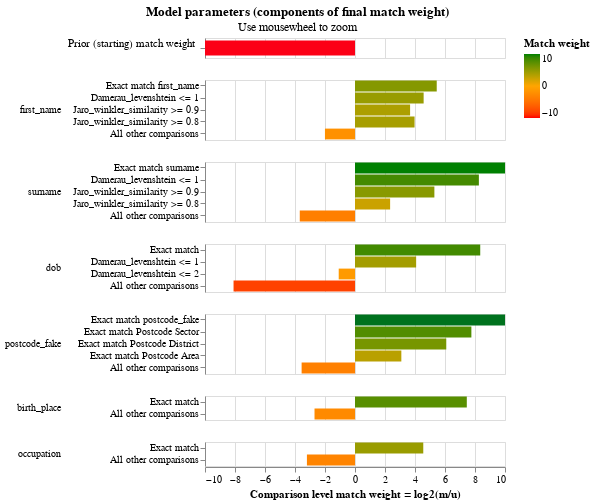

The cell this chart's notebook holds for it:
### Markdown cell above
The final match weights can be viewed in the match weights chart:

### Code cell
linker.match_weights_chart()

### Figure 1 — Vega-Lite specification as saved in the notebook (floating-point values rounded to 4 significant figures)
{"config": {"view": {"continuousWidth": 300, "continuousHeight": 300, "discreteHeight": 60, "discreteWidth": 400}, "header": {"title": null}, "mark": {"tooltip": null}, "title": {"anchor": "middle"}}, "vconcat": [{"mark": {"type": "bar", "clip": true, "height": 15}, "encoding": {"color": {"field": "log2_bayes_factor", "scale": {"domain": [-10, 0, 10], "range": ["red", "orange", "green"]}, "title": "Match weight", "type": "quantitative"}, "tooltip": [{"field": "comparison_name", "title": "Comparison name", "type": "nominal"}, {"field": "probability_two_random_records_match", "format": ".4f", "title": "Probability two random records match", "type": "nominal"}, {"field": "log2_bayes_factor", "format": ",.4f", "title": "Equivalent match weight", "type": "quantitative"}, {"field": "bayes_factor_description", "title": "Match weight description", "type": "nominal"}], "x": {"axis": {"domain": false, "labels": false, "ticks": false, "title": ""}, "field": "log2_bayes_factor", "scale": {"domain": [-10, 10]}, "type": "quantitative"}, "y": {"axis": {"title": "Prior (starting) match weight", "titleAlign": "right", "titleAngle": 0, "titleFontWeight": "normal"}, "field": "label_for_charts", "sort": {"field": "comparison_vector_value", "order": "descending"}, "type": "nominal"}}, "height": 20, "transform": [{"filter": "(datum.comparison_name == 'probability_two_random_records_match')"}]}, {"mark": {"type": "bar", "clip": true}, "encoding": {"color": {"field": "log2_bayes_factor", "scale": {"domain": [-10, 0, 10], "range": ["red", "orange", "green"]}, "title": "Match weight", "type": "quantitative"}, "row": {"field": "comparison_name", "header": {"labelAlign": "left", "labelAnchor": "middle", "labelAngle": 0}, "sort": {"field": "comparison_sort_order"}, "type": "nominal"}, "tooltip": [{"field": "comparison_name", "title": "Comparison name", "type": "nominal"}, {"field": "label_for_charts", "title": "Label", "type": "ordinal"}, {"field": "sql_condition", "title": "SQL condition", "type": "nominal"}, {"field": "m_probability", "format": ".4f", "title": "M probability", "type": "quantitative"}, {"field": "u_probability", "format": ".4f", "title": "U probability", "type": "quantitative"}, {"field": "bayes_factor", "format": ",.4f", "title": "Bayes factor = m/u", "type": "quantitative"}, {"field": "log2_bayes_factor", "format": ",.4f", "title": "Match weight = log2(m/u)", "type": "quantitative"}, {"field": "bayes_factor_description", "title": "Match weight description", "type": "nominal"}], "x": {"axis": {"title": "Comparison level match weight = log2(m/u)"}, "field": "log2_bayes_factor", "scale": {"domain": [-10, 10]}, "type": "quantitative"}, "y": {"axis": {"title": null}, "field": "label_for_charts", "sort": {"field": "comparison_vector_value", "order": "descending"}, "type": "nominal"}}, "height": {"step": 12}, "resolve": {"axis": {"y": "independent"}, "scale": {"y": "independent"}}, "transform": [{"filter": "(datum.comparison_name != 'probability_two_random_records_match')"}]}], "data": {"name": "data-5102b9f574a7716cfac8b0d42b82ce9a"}, "params": [{"name": "mouse_zoom", "select": {"type": "interval", "encodings": ["x"]}, "bind": "scales", "views": []}], "resolve": {"axis": {"y": "independent"}, "scale": {"y": "independent"}}, "title": {"text": "Model parameters (components of final match weight)", "subtitle": "Use mousewheel to zoom"}, "$schema": "https://vega.github.io/schema/vega-lite/v5.9.3.json", "datasets": {"data-5102b9f574a7716cfac8b0d42b82ce9a": [{"comparison_name": "probability_two_random_records_match", "sql_condition": null, "label_for_charts": "", "m_probability": null, "u_probability": null, "m_probability_description": null, "u_probability_description": null, "has_tf_adjustments": false, "tf_adjustment_column": null, "tf_adjustment_weight": null, "is_null_level": false, "bayes_factor": 0.0001358, "log2_bayes_factor": -12.85, "comparison_vector_value": 0, "max_comparison_vector_value": 0, "bayes_factor_description": "The probability that two random records drawn at random match is 0.000 or one in  7,362.3 records.This is equivalent to a starting match weight of -12.846.", "probability_two_random_records_match": 0.0001358, "comparison_sort_order": -1}, {"comparison_name": "first_name", "sql_condition": "\"first_name_l\" = \"first_name_r\"", "label_for_charts": "Exact match first_name", "m_probability": 0.545, "u_probability": 0.01248, "m_probability_description": "Amongst matching record comparisons, 54.50% of records are in the exact match first_name comparison level", "u_probability_description": "Amongst non-matching record comparisons, 1.25% of records are in the exact match first_name comparison level", "has_tf_adjustments": true, "tf_adjustment_column": "first_name", "tf_adjustment_weight": 1.0, "is_null_level": false, "bayes_factor": 43.67, "log2_bayes_factor": 5.448, "comparison_vector_value": 4, "max_comparison_vector_value": 4, "bayes_factor_description": "If comparison level is `exact match first_name` then comparison is 43.67 times more likely to be a match", "probability_two_random_records_match": 0.0001358, "comparison_sort_order": 0}, {"comparison_name": "first_name", "sql_condition": "damerau_levenshtein(\"first_name_l\", \"first_name_r\") <= 1", "label_for_charts": "Damerau_levenshtein <= 1", "m_probability": 0.08567, "u_probability": 0.003593, "m_probability_description": "Amongst matching record comparisons, 8.57% of records are in the damerau_levenshtein <= 1 comparison level", "u_probability_description": "Amongst non-matching record comparisons, 0.36% of records are in the damerau_levenshtein <= 1 comparison level", "has_tf_adjustments": false, "tf_adjustment_column": null, "tf_adjustment_weight": 1.0, "is_null_level": false, "bayes_factor": 23.84, "log2_bayes_factor": 4.576, "comparison_vector_value": 3, "max_comparison_vector_value": 4, "bayes_factor_description": "If comparison level is `damerau_levenshtein <= 1` then comparison is 23.84 times more likely to be a match", "probability_two_random_records_match": 0.0001358, "comparison_sort_order": 0}, {"comparison_name": "first_name", "sql_condition": "jaro_winkler_similarity(\"first_name_l\", \"first_name_r\") >= 0.9", "label_for_charts": "Jaro_winkler_similarity >= 0.9", "m_probability": 0.03674, "u_probability": 0.00288, "m_probability_description": "Amongst matching record comparisons, 3.67% of records are in the jaro_winkler_similarity >= 0.9 comparison level", "u_probability_description": "Amongst non-matching record comparisons, 0.29% of records are in the jaro_winkler_similarity >= 0.9 comparison level", "has_tf_adjustments": false, "tf_adjustment_column": null, "tf_adjustment_weight": 1.0, "is_null_level": false, "bayes_factor": 12.75, "log2_bayes_factor": 3.673, "comparison_vector_value": 2, "max_comparison_vector_value": 4, "bayes_factor_description": "If comparison level is `jaro_winkler_similarity >= 0.9` then comparison is 12.75 times more likely to be a match", "probability_two_random_records_match": 0.0001358, "comparison_sort_order": 0}, {"comparison_name": "first_name", "sql_condition": "jaro_winkler_similarity(\"first_name_l\", \"first_name_r\") >= 0.8", "label_for_charts": "Jaro_winkler_similarity >= 0.8", "m_probability": 0.08936, "u_probability": 0.005699, "m_probability_description": "Amongst matching record comparisons, 8.94% of records are in the jaro_winkler_similarity >= 0.8 comparison level", "u_probability_description": "Amongst non-matching record comparisons, 0.57% of records are in the jaro_winkler_similarity >= 0.8 comparison level", "has_tf_adjustments": false, "tf_adjustment_column": null, "tf_adjustment_weight": 1.0, "is_null_level": false, "bayes_factor": 15.68, "log2_bayes_factor": 3.971, "comparison_vector_value": 1, "max_comparison_vector_value": 4, "bayes_factor_description": "If comparison level is `jaro_winkler_similarity >= 0.8` then comparison is 15.68 times more likely to be a match", "probability_two_random_records_match": 0.0001358, "comparison_sort_order": 0}, {"comparison_name": "first_name", "sql_condition": "ELSE", "label_for_charts": "All other comparisons", "m_probability": 0.2432, "u_probability": 0.9753, "m_probability_description": "Amongst matching record comparisons, 24.32% of records are in the all other comparisons comparison level", "u_probability_description": "Amongst non-matching record comparisons, 97.53% of records are in the all other comparisons comparison level", "has_tf_adjustments": false, "tf_adjustment_column": null, "tf_adjustment_weight": 1.0, "is_null_level": false, "bayes_factor": 0.2494, "log2_bayes_factor": -2.004, "comparison_vector_value": 0, "max_comparison_vector_value": 4, "bayes_factor_description": "If comparison level is `all other comparisons` then comparison is  4.01 times less likely to be a match", "probability_two_random_records_match": 0.0001358, "comparison_sort_order": 0}, {"comparison_name": "surname", "sql_condition": "\"surname_l\" = \"surname_r\"", "label_for_charts": "Exact match surname", "m_probability": 0.7712, "u_probability": 0.0007137, "m_probability_description": "Amongst matching record comparisons, 77.12% of records are in the exact match surname comparison level", "u_probability_description": "Amongst non-matching record comparisons, 0.07% of records are in the exact match surname comparison level", "has_tf_adjustments": true, "tf_adjustment_column": "surname", "tf_adjustment_weight": 1.0, "is_null_level": false, "bayes_factor": 1081.0, "log2_bayes_factor": 10.08, "comparison_vector_value": 4, "max_comparison_vector_value": 4, "bayes_factor_description": "If comparison level is `exact match surname` then comparison is 1,080.61 times more likely to be a match", "probability_two_random_records_match": 0.0001358, "comparison_sort_order": 1}, {"comparison_name": "surname", "sql_condition": "damerau_levenshtein(\"surname_l\", \"surname_r\") <= 1", "label_for_charts": "Damerau_levenshtein <= 1", "m_probability": 0.1263, "u_probability": 0.0004125, "m_probability_description": "Amongst matching record comparisons, 12.63% of records are in the damerau_levenshtein <= 1 comparison level", "u_probability_description": "Amongst non-matching record comparisons, 0.04% of records are in the damerau_levenshtein <= 1 comparison level", "has_tf_adjustments": false, "tf_adjustment_column": null, "tf_adjustment_weight": 1.0, "is_null_level": false, "bayes_factor": 306.2, "log2_bayes_factor": 8.258, "comparison_vector_value": 3, "max_comparison_vector_value": 4, "bayes_factor_description": "If comparison level is `damerau_levenshtein <= 1` then comparison is 306.18 times more likely to be a match", "probability_two_random_records_match": 0.0001358, "comparison_sort_order": 1}, {"comparison_name": "surname", "sql_condition": "jaro_winkler_similarity(\"surname_l\", \"surname_r\") >= 0.9", "label_for_charts": "Jaro_winkler_similarity >= 0.9", "m_probability": 0.01051, "u_probability": 0.0002682, "m_probability_description": "Amongst matching record comparisons, 1.05% of records are in the jaro_winkler_similarity >= 0.9 comparison level", "u_probability_description": "Amongst non-matching record comparisons, 0.03% of records are in the jaro_winkler_similarity >= 0.9 comparison level", "has_tf_adjustments": false, "tf_adjustment_column": null, "tf_adjustment_weight": 1.0, "is_null_level": false, "bayes_factor": 39.17, "log2_bayes_factor": 5.292, "comparison_vector_value": 2, "max_comparison_vector_value": 4, "bayes_factor_description": "If comparison level is `jaro_winkler_similarity >= 0.9` then comparison is 39.17 times more likely to be a match", "probability_two_random_records_match": 0.0001358, "comparison_sort_order": 1}, {"comparison_name": "surname", "sql_condition": "jaro_winkler_similarity(\"surname_l\", \"surname_r\") >= 0.8", "label_for_charts": "Jaro_winkler_similarity >= 0.8", "m_probability": 0.0144, "u_probability": 0.002841, "m_probability_description": "Amongst matching record comparisons, 1.44% of records are in the jaro_winkler_similarity >= 0.8 comparison level", "u_probability_description": "Amongst non-matching record comparisons, 0.28% of records are in the jaro_winkler_similarity >= 0.8 comparison level", "has_tf_adjustments": false, "tf_adjustment_column": null, "tf_adjustment_weight": 1.0, "is_null_level": false, "bayes_factor": 5.069, "log2_bayes_factor": 2.342, "comparison_vector_value": 1, "max_comparison_vector_value": 4, "bayes_factor_description": "If comparison level is `jaro_winkler_similarity >= 0.8` then comparison is 5.07 times more likely to be a match", "probability_two_random_records_match": 0.0001358, "comparison_sort_order": 1}, {"comparison_name": "surname", "sql_condition": "ELSE", "label_for_charts": "All other comparisons", "m_probability": 0.07757, "u_probability": 0.9958, "m_probability_description": "Amongst matching record comparisons, 7.76% of records are in the all other comparisons comparison level", "u_probability_description": "Amongst non-matching record comparisons, 99.58% of records are in the all other comparisons comparison level", "has_tf_adjustments": false, "tf_adjustment_column": null, "tf_adjustment_weight": 1.0, "is_null_level": false, "bayes_factor": 0.0779, "log2_bayes_factor": -3.682, "comparison_vector_value": 0, "max_comparison_vector_value": 4, "bayes_factor_description": "If comparison level is `all other comparisons` then comparison is  12.84 times less likely to be a match", "probability_two_random_records_match": 0.0001358, "comparison_sort_order": 1}, {"comparison_name": "dob", "sql_condition": "\"dob_l\" = \"dob_r\"", "label_for_charts": "Exact match", "m_probability": 0.6173, "u_probability": 0.001893, "m_probability_description": "Amongst matching record comparisons, 61.73% of records are in the exact match comparison level", "u_probability_description": "Amongst non-matching record comparisons, 0.19% of records are in the exact match comparison level", "has_tf_adjustments": true, "tf_adjustment_column": "dob", "tf_adjustment_weight": 1.0, "is_null_level": false, "bayes_factor": 326.0, "log2_bayes_factor": 8.349, "comparison_vector_value": 3, "max_comparison_vector_value": 3, "bayes_factor_description": "If comparison level is `exact match` then comparison is 326.02 times more likely to be a match", "probability_two_random_records_match": 0.0001358, "comparison_sort_order": 2}, {"comparison_name": "dob", "sql_condition": "damerau_levenshtein(\"dob_l\", \"dob_r\") <= 1", "label_for_charts": "Damerau_levenshtein <= 1", "m_probability": 0.3427, "u_probability": 0.02032, "m_probability_description": "Amongst matching record comparisons, 34.27% of records are in the damerau_levenshtein <= 1 comparison level", "u_probability_description": "Amongst non-matching record comparisons, 2.03% of records are in the damerau_levenshtein <= 1 comparison level", "has_tf_adjustments": false, "tf_adjustment_column": null, "tf_adjustment_weight": 1.0, "is_null_level": false, "bayes_factor": 16.87, "log2_bayes_factor": 4.076, "comparison_vector_value": 2, "max_comparison_vector_value": 3, "bayes_factor_description": "If comparison level is `damerau_levenshtein <= 1` then comparison is 16.87 times more likely to be a match", "probability_two_random_records_match": 0.0001358, "comparison_sort_order": 2}, {"comparison_name": "dob", "sql_condition": "damerau_levenshtein(\"dob_l\", \"dob_r\") <= 2", "label_for_charts": "Damerau_levenshtein <= 2", "m_probability": 0.03672, "u_probability": 0.07795, "m_probability_description": "Amongst matching record comparisons, 3.67% of records are in the damerau_levenshtein <= 2 comparison level", "u_probability_description": "Amongst non-matching record comparisons, 7.79% of records are in the damerau_levenshtein <= 2 comparison level", "has_tf_adjustments": false, "tf_adjustment_column": null, "tf_adjustment_weight": 1.0, "is_null_level": false, "bayes_factor": 0.4711, "log2_bayes_factor": -1.086, "comparison_vector_value": 1, "max_comparison_vector_value": 3, "bayes_factor_description": "If comparison level is `damerau_levenshtein <= 2` then comparison is  2.12 times less likely to be a match", "probability_two_random_records_match": 0.0001358, "comparison_sort_order": 2}, {"comparison_name": "dob", "sql_condition": "ELSE", "label_for_charts": "All other comparisons", "m_probability": 0.003287, "u_probability": 0.8998, "m_probability_description": "Amongst matching record comparisons, 0.33% of records are in the all other comparisons comparison level", "u_probability_description": "Amongst non-matching record comparisons, 89.98% of records are in the all other comparisons comparison level", "has_tf_adjustments": false, "tf_adjustment_column": null, "tf_adjustment_weight": 1.0, "is_null_level": false, "bayes_factor": 0.003653, "log2_bayes_factor": -8.097, "comparison_vector_value": 0, "max_comparison_vector_value": 3, "bayes_factor_description": "If comparison level is `all other comparisons` then comparison is  273.75 times less likely to be a match", "probability_two_random_records_match": 0.0001358, "comparison_sort_order": 2}, {"comparison_name": "postcode_fake", "sql_condition": "lower(\"postcode_fake_l\") = lower(\"postcode_fake_r\")", "label_for_charts": "Exact match postcode_fake", "m_probability": 0.6811, "u_probability": 0.0001499, "m_probability_description": "Amongst matching record comparisons, 68.11% of records are in the exact match postcode_fake comparison level", "u_probability_description": "Amongst non-matching record comparisons, 0.01% of records are in the exact match postcode_fake comparison level", "has_tf_adjustments": false, "tf_adjustment_column": null, "tf_adjustment_weight": 1.0, "is_null_level": false, "bayes_factor": 4543.0, "log2_bayes_factor": 12.15, "comparison_vector_value": 4, "max_comparison_vector_value": 4, "bayes_factor_description": "If comparison level is `exact match postcode_fake` then comparison is 4,542.77 times more likely to be a match", "probability_two_random_records_match": 0.0001358, "comparison_sort_order": 3}, {"comparison_name": "postcode_fake", "sql_condition": "\n        regexp_extract(lower(\"postcode_fake_l\"), '^[A-Za-z]{1,2}[0-9][A-Za-z0-9]? [0-9]')\n     = \n        regexp_extract(lower(\"postcode_fake_r\"), '^[A-Za-z]{1,2}[0-9][A-Za-z0-9]? [0-9]')\n    ", "label_for_charts": "Exact match Postcode Sector", "m_probability": 0.0948, "u_probability": 0.0004378, "m_probability_description": "Amongst matching record comparisons, 9.48% of records are in the exact match postcode sector comparison level", "u_probability_description": "Amongst non-matching record comparisons, 0.04% of records are in the exact match postcode sector comparison level", "has_tf_adjustments": false, "tf_adjustment_column": null, "tf_adjustment_weight": 1.0, "is_null_level": false, "bayes_factor": 216.5, "log2_bayes_factor": 7.759, "comparison_vector_value": 3, "max_comparison_vector_value": 4, "bayes_factor_description": "If comparison level is `exact match postcode sector` then comparison is 216.54 times more likely to be a match", "probability_two_random_records_match": 0.0001358, "comparison_sort_order": 3}, {"comparison_name": "postcode_fake", "sql_condition": "\n        regexp_extract(lower(\"postcode_fake_l\"), '^[A-Za-z]{1,2}[0-9][A-Za-z0-9]?')\n     = \n        regexp_extract(lower(\"postcode_fake_r\"), '^[A-Za-z]{1,2}[0-9][A-Za-z0-9]?')\n    ", "label_for_charts": "Exact match Postcode District", "m_probability": 0.04233, "u_probability": 0.0006237, "m_probability_description": "Amongst matching record comparisons, 4.23% of records are in the exact match postcode district comparison level", "u_probability_description": "Amongst non-matching record comparisons, 0.06% of records are in the exact match postcode district comparison level", "has_tf_adjustments": false, "tf_adjustment_column": null, "tf_adjustment_weight": 1.0, "is_null_level": false, "bayes_factor": 67.87, "log2_bayes_factor": 6.085, "comparison_vector_value": 2, "max_comparison_vector_value": 4, "bayes_factor_description": "If comparison level is `exact match postcode district` then comparison is 67.87 times more likely to be a match", "probability_two_random_records_match": 0.0001358, "comparison_sort_order": 3}, {"comparison_name": "postcode_fake", "sql_condition": "\n        regexp_extract(lower(\"postcode_fake_l\"), '^[A-Za-z]{1,2}')\n     = \n        regexp_extract(lower(\"postcode_fake_r\"), '^[A-Za-z]{1,2}')\n    ", "label_for_charts": "Exact match Postcode Area", "m_probability": 0.09798, "u_probability": 0.01151, "m_probability_description": "Amongst matching record comparisons, 9.80% of records are in the exact match postcode area comparison level", "u_probability_description": "Amongst non-matching record comparisons, 1.15% of records are in the exact match postcode area comparison level", "has_tf_adjustments": false, "tf_adjustment_column": null, "tf_adjustment_weight": 1.0, "is_null_level": false, "bayes_factor": 8.512, "log2_bayes_factor": 3.09, "comparison_vector_value": 1, "max_comparison_vector_value": 4, "bayes_factor_description": "If comparison level is `exact match postcode area` then comparison is 8.51 times more likely to be a match", "probability_two_random_records_match": 0.0001358, "comparison_sort_order": 3}, {"comparison_name": "postcode_fake", "sql_condition": "ELSE", "label_for_charts": "All other comparisons", "m_probability": 0.08378, "u_probability": 0.9873, "m_probability_description": "Amongst matching record comparisons, 8.38% of records are in the all other comparisons comparison level", "u_probability_description": "Amongst non-matching record comparisons, 98.73% of records are in the all other comparisons comparison level", "has_tf_adjustments": false, "tf_adjustment_column": null, "tf_adjustment_weight": 1.0, "is_null_level": false, "bayes_factor": 0.08486, "log2_bayes_factor": -3.559, "comparison_vector_value": 0, "max_comparison_vector_value": 4, "bayes_factor_description": "If comparison level is `all other comparisons` then comparison is  11.78 times less likely to be a match", "probability_two_random_records_match": 0.0001358, "comparison_sort_order": 3}, {"comparison_name": "birth_place", "sql_condition": "\"birth_place_l\" = \"birth_place_r\"", "label_for_charts": "Exact match", "m_probability": 0.8467, "u_probability": 0.00483, "m_probability_description": "Amongst matching record comparisons, 84.67% of records are in the exact match comparison level", "u_probability_description": "Amongst non-matching record comparisons, 0.48% of records are in the exact match comparison level", "has_tf_adjustments": true, "tf_adjustment_column": "birth_place", "tf_adjustment_weight": 1.0, "is_null_level": false, "bayes_factor": 175.3, "log2_bayes_factor": 7.454, "comparison_vector_value": 1, "max_comparison_vector_value": 1, "bayes_factor_description": "If comparison level is `exact match` then comparison is 175.29 times more likely to be a match", "probability_two_random_records_match": 0.0001358, "comparison_sort_order": 4}, {"comparison_name": "birth_place", "sql_condition": "ELSE", "label_for_charts": "All other comparisons", "m_probability": 0.1533, "u_probability": 0.9952, "m_probability_description": "Amongst matching record comparisons, 15.33% of records are in the all other comparisons comparison level", "u_probability_description": "Amongst non-matching record comparisons, 99.52% of records are in the all other comparisons comparison level", "has_tf_adjustments": false, "tf_adjustment_column": null, "tf_adjustment_weight": 1.0, "is_null_level": false, "bayes_factor": 0.154, "log2_bayes_factor": -2.699, "comparison_vector_value": 0, "max_comparison_vector_value": 1, "bayes_factor_description": "If comparison level is `all other comparisons` then comparison is  6.49 times less likely to be a match", "probability_two_random_records_match": 0.0001358, "comparison_sort_order": 4}, {"comparison_name": "occupation", "sql_condition": "\"occupation_l\" = \"occupation_r\"", "label_for_charts": "Exact match", "m_probability": 0.8957, "u_probability": 0.0382, "m_probability_description": "Amongst matching record comparisons, 89.57% of records are in the exact match comparison level", "u_probability_description": "Amongst non-matching record comparisons, 3.82% of records are in the exact match comparison level", "has_tf_adjustments": true, "tf_adjustment_column": "occupation", "tf_adjustment_weight": 1.0, "is_null_level": false, "bayes_factor": 23.45, "log2_bayes_factor": 4.551, "comparison_vector_value": 1, "max_comparison_vector_value": 1, "bayes_factor_description": "If comparison level is `exact match` then comparison is 23.45 times more likely to be a match", "probability_two_random_records_match": 0.0001358, "comparison_sort_order": 5}, {"comparison_name": "occupation", "sql_condition": "ELSE", "label_for_charts": "All other comparisons", "m_probability": 0.1043, "u_probability": 0.9618, "m_probability_description": "Amongst matching record comparisons, 10.43% of records are in the all other comparisons comparison level", "u_probability_description": "Amongst non-matching record comparisons, 96.18% of records are in the all other comparisons comparison level", "has_tf_adjustments": false, "tf_adjustment_column": null, "tf_adjustment_weight": 1.0, "is_null_level": false, "bayes_factor": 0.1084, "log2_bayes_factor": -3.205, "comparison_vector_value": 0, "max_comparison_vector_value": 1, "bayes_factor_description": "If comparison level is `all other comparisons` then comparison is  9.22 times less likely to be a match", "probability_two_random_records_match": 0.0001358, "comparison_sort_order": 5}]}}
